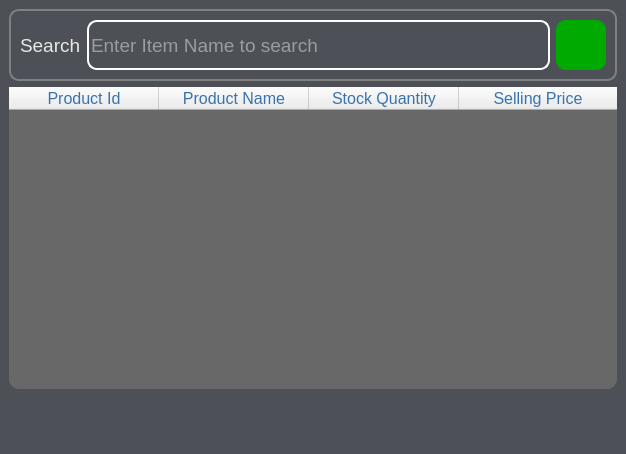
<?xml version="1.0" encoding="UTF-8"?>
<ui version="4.0">
 <class>SearchForm</class>
 <widget class="QWidget" name="SearchForm">
  <property name="geometry">
   <rect>
    <x>0</x>
    <y>0</y>
    <width>626</width>
    <height>454</height>
   </rect>
  </property>
  <property name="windowTitle">
   <string>Form</string>
  </property>
  <property name="styleSheet">
   <string notr="true"/>
  </property>
  <layout class="QVBoxLayout" name="verticalLayout">
   <property name="spacing">
    <number>0</number>
   </property>
   <property name="leftMargin">
    <number>0</number>
   </property>
   <property name="topMargin">
    <number>0</number>
   </property>
   <property name="rightMargin">
    <number>0</number>
   </property>
   <property name="bottomMargin">
    <number>0</number>
   </property>
   <item>
    <widget class="QWidget" name="BodyWidget" native="true">
     <property name="styleSheet">
      <string notr="true">QWidget#BodyWidget{
background-color:rgb(77,80,87);
color: rgb(231, 231, 231);
}

QLabel,QLineEdit{
color: rgb(231, 231, 231);
}

QLineEdit#SearchBox{
background-color:Transparent;
border:2px solid white;
border-radius:10px;
}

QFrame#SearchFrame{
border:2px solid grey;
border-radius: 10px;
background-color:Transparent;
}

QPushButton#SearchBtn{
background-color:#00aa00;
color:rgb(250,250,250);
border-radius:10px;
}
QPushButton#SearchBtn:hover{
background-color: rgb(0, 207, 0);
}
QPushButton#AddToTable{
background-color:Transparent;
color:rgb(250,250,250);
border-radius:20px;
}

QPushButton#AddToTable:hover{
background-color:orange;
}

QPushButton#CloseThis{
background-color:Transparent;
color:rgb(250,250,250);
border-radius:20px;
}

QPushButton#CloseThis:hover{
background-color:maroon;
}

QPushButton#SearchButton:hover{
background-color: rgb(214, 209, 55);
}

QTableWidget{
background-color: rgb(104, 104, 104);
alternate-background-color: rgb(104, 104, 104);
border-radius:10px;
}

</string>
     </property>
     <layout class="QVBoxLayout" name="verticalLayout_2">
      <item>
       <widget class="QFrame" name="SearchFrame">
        <property name="sizePolicy">
         <sizepolicy hsizetype="Preferred" vsizetype="Fixed">
          <horstretch>0</horstretch>
          <verstretch>0</verstretch>
         </sizepolicy>
        </property>
        <property name="minimumSize">
         <size>
          <width>0</width>
          <height>72</height>
         </size>
        </property>
        <property name="frameShape">
         <enum>QFrame::StyledPanel</enum>
        </property>
        <property name="frameShadow">
         <enum>QFrame::Raised</enum>
        </property>
        <layout class="QHBoxLayout" name="horizontalLayout">
         <item>
          <widget class="QLabel" name="label">
           <property name="minimumSize">
            <size>
             <width>0</width>
             <height>50</height>
            </size>
           </property>
           <property name="font">
            <font>
             <pointsize>14</pointsize>
            </font>
           </property>
           <property name="text">
            <string>Search</string>
           </property>
          </widget>
         </item>
         <item>
          <widget class="QLineEdit" name="SearchBox">
           <property name="minimumSize">
            <size>
             <width>0</width>
             <height>50</height>
            </size>
           </property>
           <property name="font">
            <font>
             <pointsize>14</pointsize>
            </font>
           </property>
           <property name="maxLength">
            <number>45</number>
           </property>
           <property name="placeholderText">
            <string>Enter Item Name to search</string>
           </property>
           <property name="clearButtonEnabled">
            <bool>true</bool>
           </property>
          </widget>
         </item>
         <item>
          <widget class="QPushButton" name="SearchBtn">
           <property name="minimumSize">
            <size>
             <width>50</width>
             <height>50</height>
            </size>
           </property>
           <property name="text">
            <string/>
           </property>
           <property name="icon">
            <iconset>
             <normaloff>:/icons/search_more_64_white.png</normaloff>:/icons/search_more_64_white.png</iconset>
           </property>
           <property name="iconSize">
            <size>
             <width>30</width>
             <height>30</height>
            </size>
           </property>
          </widget>
         </item>
        </layout>
       </widget>
      </item>
      <item>
       <widget class="QTableWidget" name="SearchTable">
        <property name="minimumSize">
         <size>
          <width>608</width>
          <height>300</height>
         </size>
        </property>
        <property name="font">
         <font>
          <pointsize>12</pointsize>
         </font>
        </property>
        <property name="editTriggers">
         <set>QAbstractItemView::NoEditTriggers</set>
        </property>
        <property name="selectionMode">
         <enum>QAbstractItemView::ExtendedSelection</enum>
        </property>
        <attribute name="horizontalHeaderDefaultSectionSize">
         <number>150</number>
        </attribute>
        <attribute name="horizontalHeaderMinimumSectionSize">
         <number>130</number>
        </attribute>
        <attribute name="horizontalHeaderStretchLastSection">
         <bool>true</bool>
        </attribute>
        <column>
         <property name="text">
          <string>Product Id</string>
         </property>
         <property name="font">
          <font>
           <pointsize>12</pointsize>
          </font>
         </property>
         <property name="background">
          <color>
           <red>77</red>
           <green>77</green>
           <blue>77</blue>
          </color>
         </property>
         <property name="foreground">
          <brush brushstyle="SolidPattern">
           <color alpha="255">
            <red>57</red>
            <green>115</green>
            <blue>173</blue>
           </color>
          </brush>
         </property>
        </column>
        <column>
         <property name="text">
          <string>Product Name</string>
         </property>
         <property name="font">
          <font>
           <pointsize>12</pointsize>
          </font>
         </property>
         <property name="background">
          <color>
           <red>77</red>
           <green>77</green>
           <blue>77</blue>
          </color>
         </property>
         <property name="foreground">
          <brush brushstyle="SolidPattern">
           <color alpha="255">
            <red>57</red>
            <green>115</green>
            <blue>173</blue>
           </color>
          </brush>
         </property>
        </column>
        <column>
         <property name="text">
          <string>Stock Quantity</string>
         </property>
         <property name="font">
          <font>
           <pointsize>12</pointsize>
          </font>
         </property>
         <property name="background">
          <color>
           <red>76</red>
           <green>76</green>
           <blue>76</blue>
          </color>
         </property>
         <property name="foreground">
          <brush brushstyle="SolidPattern">
           <color alpha="255">
            <red>57</red>
            <green>115</green>
            <blue>173</blue>
           </color>
          </brush>
         </property>
        </column>
        <column>
         <property name="text">
          <string>Selling Price</string>
         </property>
         <property name="font">
          <font>
           <pointsize>12</pointsize>
          </font>
         </property>
         <property name="background">
          <color>
           <red>77</red>
           <green>77</green>
           <blue>77</blue>
          </color>
         </property>
         <property name="foreground">
          <brush brushstyle="SolidPattern">
           <color alpha="255">
            <red>57</red>
            <green>115</green>
            <blue>173</blue>
           </color>
          </brush>
         </property>
        </column>
       </widget>
      </item>
      <item>
       <layout class="QHBoxLayout" name="horizontalLayout_2">
        <item>
         <spacer name="horizontalSpacer">
          <property name="orientation">
           <enum>Qt::Horizontal</enum>
          </property>
          <property name="sizeHint" stdset="0">
           <size>
            <width>40</width>
            <height>20</height>
           </size>
          </property>
         </spacer>
        </item>
        <item>
         <widget class="QPushButton" name="CloseThis">
          <property name="minimumSize">
           <size>
            <width>50</width>
            <height>50</height>
           </size>
          </property>
          <property name="font">
           <font>
            <pointsize>12</pointsize>
           </font>
          </property>
          <property name="text">
           <string/>
          </property>
          <property name="icon">
           <iconset>
            <normaloff>:/icons/multiply_filled_100_white.png</normaloff>:/icons/multiply_filled_100_white.png</iconset>
          </property>
          <property name="iconSize">
           <size>
            <width>30</width>
            <height>30</height>
           </size>
          </property>
         </widget>
        </item>
        <item>
         <widget class="QPushButton" name="AddToTable">
          <property name="minimumSize">
           <size>
            <width>50</width>
            <height>50</height>
           </size>
          </property>
          <property name="font">
           <font>
            <pointsize>12</pointsize>
           </font>
          </property>
          <property name="text">
           <string/>
          </property>
          <property name="icon">
           <iconset>
            <normaloff>:/icons/add_shopping_cart_white.png</normaloff>:/icons/add_shopping_cart_white.png</iconset>
          </property>
          <property name="iconSize">
           <size>
            <width>25</width>
            <height>30</height>
           </size>
          </property>
         </widget>
        </item>
       </layout>
      </item>
     </layout>
    </widget>
   </item>
  </layout>
 </widget>
 <resources>
  <include location="../../../Programming/python_ui/MS_POS/icons/resources.qrc"/>
 </resources>
 <connections>
  <connection>
   <sender>SearchBtn</sender>
   <signal>clicked()</signal>
   <receiver>SearchForm</receiver>
   <slot>advance_itemSearch()</slot>
   <hints>
    <hint type="sourcelabel">
     <x>582</x>
     <y>41</y>
    </hint>
    <hint type="destinationlabel">
     <x>536</x>
     <y>-17</y>
    </hint>
   </hints>
  </connection>
  <connection>
   <sender>SearchBox</sender>
   <signal>textChanged(QString)</signal>
   <receiver>SearchForm</receiver>
   <slot>search()</slot>
   <hints>
    <hint type="sourcelabel">
     <x>261</x>
     <y>41</y>
    </hint>
    <hint type="destinationlabel">
     <x>277</x>
     <y>-11</y>
    </hint>
   </hints>
  </connection>
  <connection>
   <sender>CloseThis</sender>
   <signal>clicked()</signal>
   <receiver>SearchForm</receiver>
   <slot>closeWindow()</slot>
   <hints>
    <hint type="sourcelabel">
     <x>539</x>
     <y>417</y>
    </hint>
    <hint type="destinationlabel">
     <x>510</x>
     <y>462</y>
    </hint>
   </hints>
  </connection>
  <connection>
   <sender>AddToTable</sender>
   <signal>clicked()</signal>
   <receiver>SearchForm</receiver>
   <slot>add_toTable()</slot>
   <hints>
    <hint type="sourcelabel">
     <x>585</x>
     <y>411</y>
    </hint>
    <hint type="destinationlabel">
     <x>587</x>
     <y>461</y>
    </hint>
   </hints>
  </connection>
  <connection>
   <sender>SearchBox</sender>
   <signal>textChanged(QString)</signal>
   <receiver>SearchForm</receiver>
   <slot>advanced_itemSearch()</slot>
   <hints>
    <hint type="sourcelabel">
     <x>258</x>
     <y>41</y>
    </hint>
    <hint type="destinationlabel">
     <x>264</x>
     <y>-23</y>
    </hint>
   </hints>
  </connection>
 </connections>
 <slots>
  <slot>advanced_itemSearch()</slot>
  <slot>add_toTable()</slot>
  <slot>closeWindow()</slot>
  <slot>search()</slot>
 </slots>
</ui>
